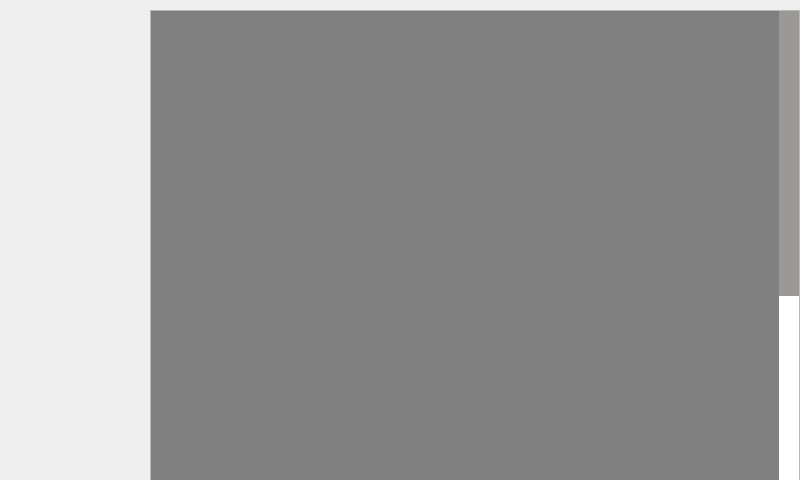
<?xml version="1.0" encoding="UTF-8"?>
<ui version="4.0">
 <class>Widget</class>
 <widget class="QWidget" name="Widget">
  <property name="geometry">
   <rect>
    <x>0</x>
    <y>0</y>
    <width>800</width>
    <height>480</height>
   </rect>
  </property>
  <property name="windowTitle">
   <string>Widget</string>
  </property>
  <widget class="QScrollArea" name="scrollArea">
   <property name="geometry">
    <rect>
     <x>150</x>
     <y>10</y>
     <width>650</width>
     <height>480</height>
    </rect>
   </property>
   <property name="minimumSize">
    <size>
     <width>650</width>
     <height>480</height>
    </size>
   </property>
   <property name="maximumSize">
    <size>
     <width>650</width>
     <height>480</height>
    </size>
   </property>
   <property name="styleSheet">
    <string notr="true">QScrollBar:vertical
{
		width: 20px;
		background-color: white;
		border-radius: 30px;
}

QScrollBar::handle:vertical
{
		background-color: rgb(154, 153, 150);
		border-radius: 30px;
}

QScrollBar::add-line:vertical
{
		width: 0px;
		height: 0px;
}

QScrollBar::sub-line:vertical
{
		width: 0px;
		height: 0px;
}

QScrollBar:horizontal
{
		width: 20px;
		background-color: white;
		

}

QScrollBar::handle:horizontal
{
		background-color: rgb(154, 153, 150);
		border::radius: 15px;

}

QScrollBar::add-line:horizontal
{
		width: 0px;
		height: 0px;
}

QScrollBar::sub-line:horizontal
{
		width: 0px;
		height: 0px;
}
</string>
   </property>
   <property name="widgetResizable">
    <bool>true</bool>
   </property>
   <widget class="QWidget" name="scrollAreaWidgetContents_3">
    <property name="geometry">
     <rect>
      <x>0</x>
      <y>-322</y>
      <width>1000</width>
      <height>800</height>
     </rect>
    </property>
    <property name="minimumSize">
     <size>
      <width>1000</width>
      <height>800</height>
     </size>
    </property>
    <property name="maximumSize">
     <size>
      <width>1000</width>
      <height>800</height>
     </size>
    </property>
    <property name="styleSheet">
     <string notr="true">QWidget
{
		background-color: gray;
}</string>
    </property>
   </widget>
  </widget>
 </widget>
 <resources/>
 <connections/>
</ui>
